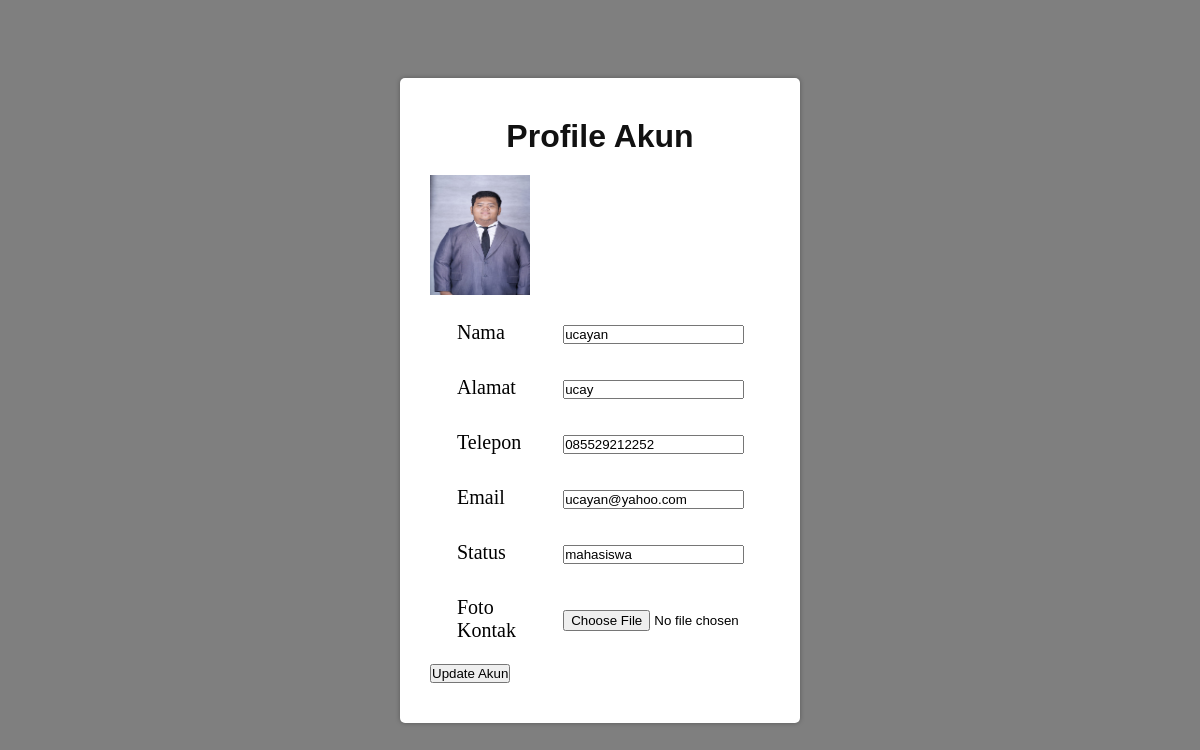
The app's page /profile.php (signed in) with its own data.
### tables this page shows
CREATE TABLE `akun` (
  `kodeAkun` varchar(5) NOT NULL,
  `pass` varchar(255) NOT NULL,
  `namaAkun` varchar(255) NOT NULL,
  `alamatAkun` varchar(255) NOT NULL,
  `tlpnAkun` varchar(20) NOT NULL,
  `emailAkun` varchar(30) NOT NULL,
  `status` varchar(255) NOT NULL,
  `fotoAkun` varchar(255) NOT NULL
);

### profile.php (the view, shortened to what this page needs)
<?php
include 'koneksi.php';
$sql = "SELECT * FROM akun WHERE kodeAkun = '$_SESSION[kodeAkun]';";
$result = $conn->query($sql);
while ($row=mysqli_fetch_assoc($result)) {
	$idAkun = $row['kodeAkun'];
	$nama = $row['namaAkun'];
	$alamat = $row['alamatAkun'];
	$tlp = $row['tlpnAkun'];
	$email = $row['emailAkun'];
	$status = $row['status'];
	$foto = $row['fotoAkun'];
}
?>
<!DOCTYPE html>
<html>
<head>
	<link rel="stylesheet" href="https://stackpath.bootstrapcdn.com/font-awesome/4.7.0/css/font-awesome.min.css">
	<link rel="stylesheet" type="text/css" href="style.css">
</head>
<body>
	<div class="container">
		<form action="update_profile.php?id=<?php echo $idAkun ?>" method="POST" class="login-email" enctype="multipart/form-data">
            <p class="login-text" style="font-size: 2rem; font-weight: 800;">Profile Akun</p>
			<img src="gambar/<?php echo $foto ?>" width="100px" height="120px" >
			<br>
			<table>
				<tr>
					<td>Nama </td>
					<td><input type="text" placeholder="Nama" name="namaAkun" value="<?php echo $nama ?>" required></td>
				</tr>
				<tr>
					<td>Alamat </td>
					<td><input type="text" placeholder="Alamat" name="alamatAkun" value="<?php echo $alamat ?>" required></td>
				</tr>
				<tr>
					<td>Telepon </td>
					<td><input type="text" placeholder="Tlp" name="tlpnAkun" value="<?php echo $tlp ?>" required></td>
				</tr>
				<tr>
					<td>Email </td>
					<td><input type="text" placeholder="Email" name="emailAkun" value="<?php echo $email ?>" required></td>
				</tr>
				<tr>
					<td>Status </td>
					<td><input type="text" placeholder="Status" name="status" value="<?php echo $status ?>" required></td>
				</tr>
				<tr>
					<td>Foto Kontak </td>
					<td><input type="file" name="foto"></td>
				</tr>
		</table>
		<button name="update_profile" class="btn">Update Akun</button>
	</div>
</body>
</html>

### style.css (style rules this page uses)
* { margin: 0; padding: 0; box-sizing: border-box; font-family: 'Poppins', sans-serif; }
body { width: 100%; min-height: 100vh; background-image: linear-gradient(rgba(0,0,0,.5), rgba(0,0,0,.5)), url(bg.jpg); background-position: center; background-size: cover; display: flex; justify-content: center; align-items: center; }
.container { width: 400px; min-height: 400px; background: #FFF; border-radius: 5px; box-shadow: 0 0 5px rgba(0,0,0,.3); padding: 40px 30px; }
.container .login-text { color: #111; font-weight: 500; font-size: 1.1rem; text-align: center; margin-bottom: 20px; display: block; text-transform: capitalize; }

### profile.php (style rules this page uses)
table { padding: 5px; }
table tr { padding: 5px; }
table tr td { padding: 5px; width: 100%; height: 100%; font-family: Tw cen mt; font-size: 20px; padding: 15px 20px; }

### records on screen
akun: fotoAkun (picture), namaAkun "ucayan", alamatAkun "ucay", tlpnAkun "085529212252", emailAkun "ucayan@yahoo.com", status "mahasiswa"
